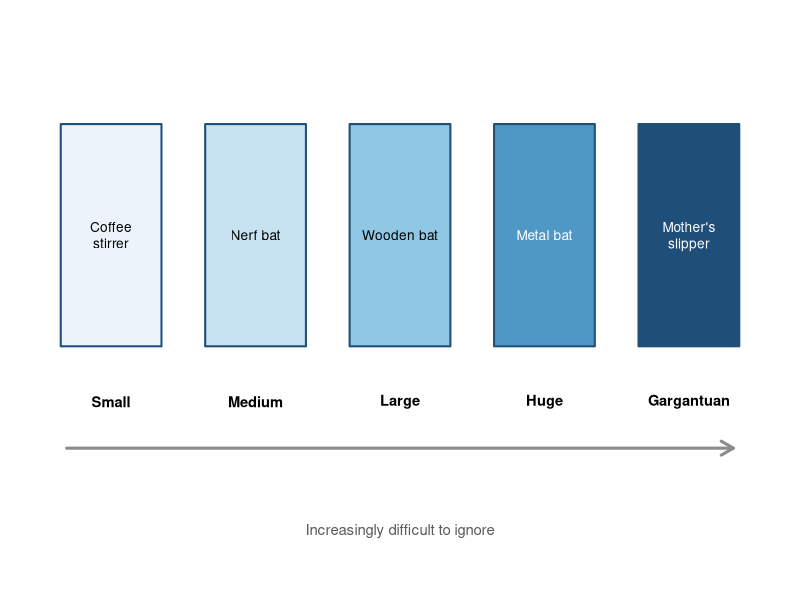
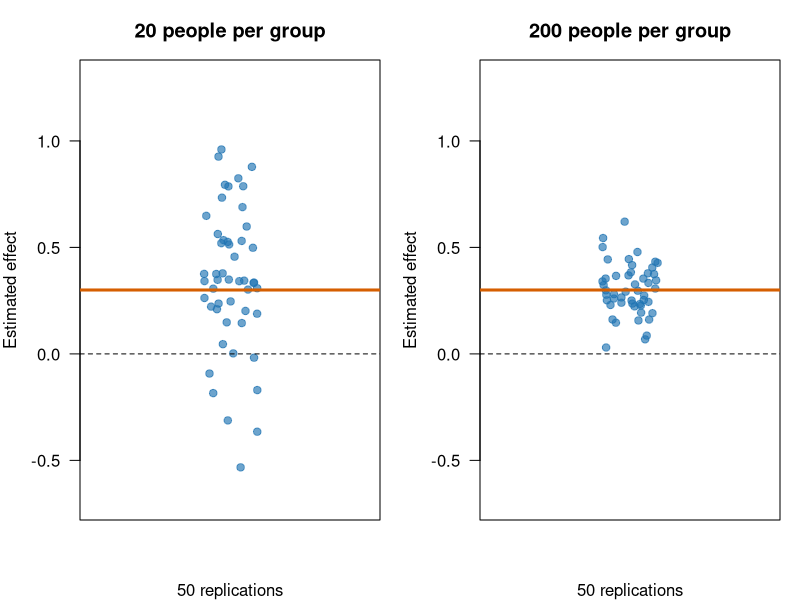
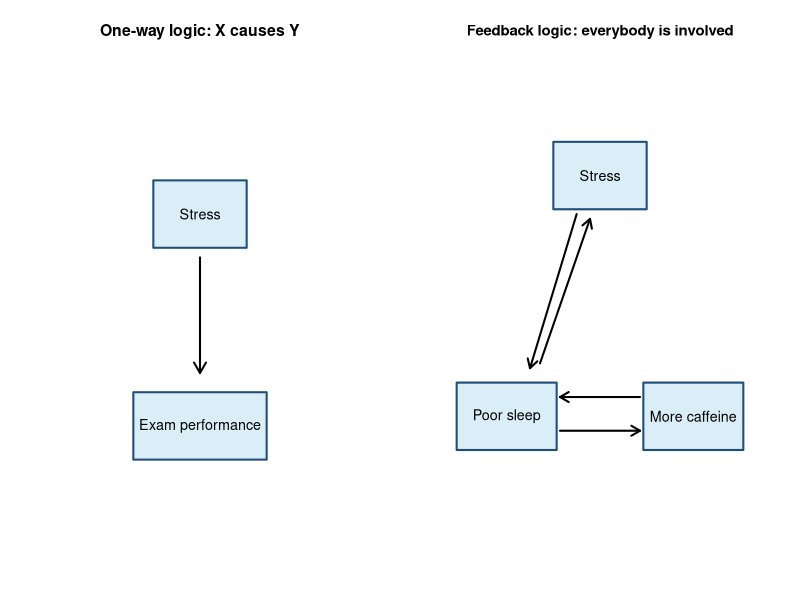
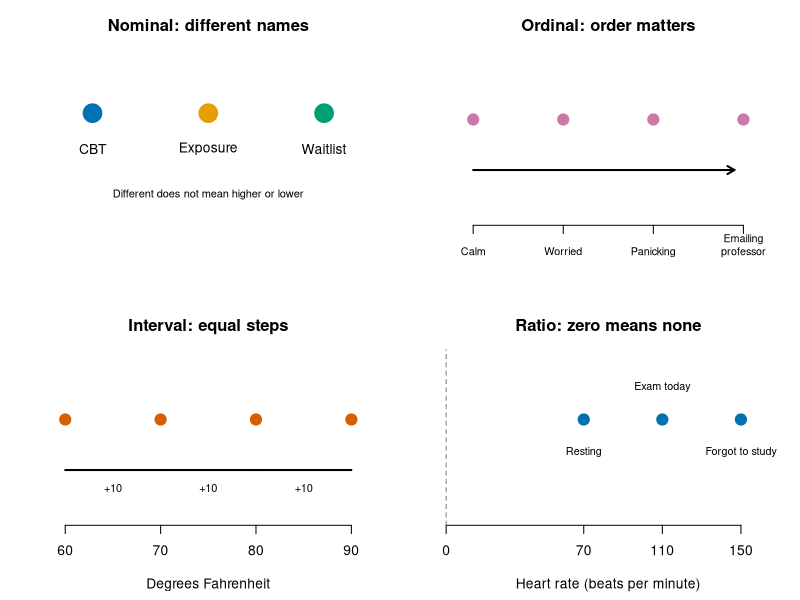
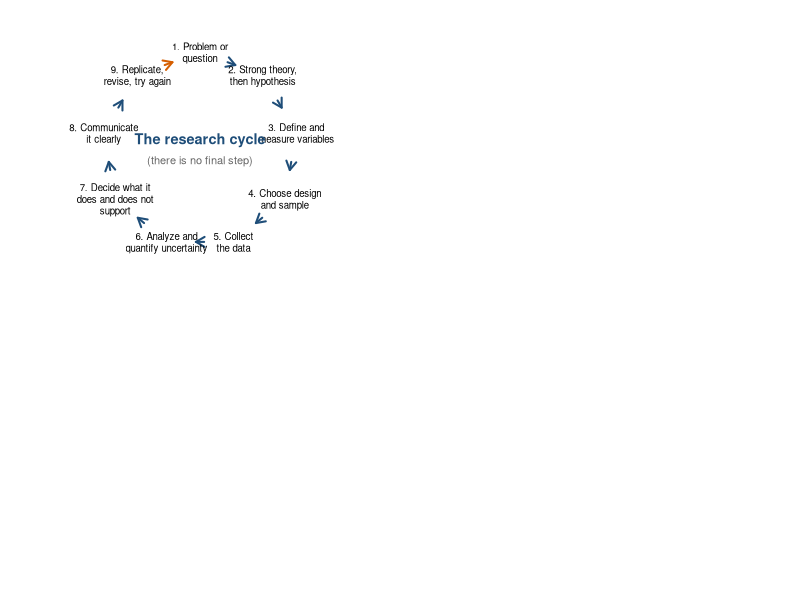

The R script that drew these images, in order:
## ---- chunk 1
knitr::opts_chunk$set(
  echo = FALSE,
  message = FALSE,
  warning = FALSE,
  fig.align = "center",
  fig.width = 7,
  fig.height = 4.2
)
## ---- chunk 2
#| fig-cap: "The official effect-size scale, ordered by regret."
#| fig-alt: "A horizontal arrow running left to right beneath five labeled boxes in increasing order of severity: coffee stirrer (small), Nerf bat (medium), wooden bat (large), metal bat (huge), and mother's slipper (gargantuan)."
#| fig-width: 8
#| fig-height: 2.1
par(mar = c(0, 0, 0, 0))
plot.new()
plot.window(xlim = c(0, 10), ylim = c(0, 3))

weapons <- c("Coffee\nstirrer", "Nerf bat", "Wooden bat", "Metal bat", "Mother's\nslipper")
sizes <- c("Small", "Medium", "Large", "Huge", "Gargantuan")
shades <- c("#EAF4FA", "#C7E2F0", "#8FC7E4", "#4F97C4", "#1F4E79")
text_col <- c("black", "black", "black", "white", "white")
x <- seq(1.1, 8.9, length.out = 5)

arrows(0.5, 0.7, 9.5, 0.7, length = 0.14, lwd = 3, col = "gray55")

for (i in seq_along(x)) {
  rect(x[i] - 0.68, 1.25, x[i] + 0.68, 2.45,
       col = shades[i], border = "#1F4E79", lwd = 2)
  text(x[i], 1.85, weapons[i], cex = 0.82, col = text_col[i])
  text(x[i], 0.95, sizes[i], cex = 0.88, font = 2)
}

text(5, 0.25, "Increasingly difficult to ignore", cex = 0.9, col = "gray35")
## ---- chunk 3
#| fig-cap: "A real effect can produce wildly different estimates in small studies. Each point is one simulated replication; the orange line is the true effect."
#| fig-alt: "Two strip charts of 50 simulated study results each. With 20 people per group, the estimated effects scatter widely from below zero to above one. With 200 people per group, the estimates cluster tightly around the true effect of 0.30, marked by a horizontal line on both panels."
set.seed(343)

simulate_differences <- function(n_per_group, repetitions = 50, true_effect = 0.30) {
  replicate(repetitions, {
    control <- rnorm(n_per_group, mean = 0, sd = 1)
    treatment <- rnorm(n_per_group, mean = true_effect, sd = 1)
    mean(treatment) - mean(control)
  })
}

small_sample <- simulate_differences(20)
large_sample <- simulate_differences(200)

par(mfrow = c(1, 2), mar = c(4, 4, 3, 1), las = 1)

stripchart(small_sample,
  method = "jitter", vertical = TRUE, pch = 19,
  col = rgb(0.12, 0.45, 0.70, 0.65),
  ylim = c(-0.7, 1.3), ylab = "Estimated effect",
  main = "20 people per group", xlab = "50 replications"
)
abline(h = 0.30, col = "#D55E00", lwd = 3)
abline(h = 0, lty = 2)

stripchart(large_sample,
  method = "jitter", vertical = TRUE, pch = 19,
  col = rgb(0.12, 0.45, 0.70, 0.65),
  ylim = c(-0.7, 1.3), ylab = "Estimated effect",
  main = "200 people per group", xlab = "50 replications"
)
abline(h = 0.30, col = "#D55E00", lwd = 3)
abline(h = 0, lty = 2)
## ---- chunk 4
#| fig-cap: "One-way causal logic gives us a direction. Feedback logic gives us a small committee of variables making one another worse."
#| fig-alt: "Two box-and-arrow diagrams side by side. On the left, a single arrow points down from a box labeled Stress to a box labeled Exam performance. On the right, three boxes labeled Stress, Poor sleep, and More caffeine are joined by arrows running in both directions, so every variable both causes and is caused by the others."
#| fig-width: 8.5
#| fig-height: 4.5
draw_box <- function(x, y, label, width = 0.28, height = 0.14, color = "#D9EEF7") {
  rect(x - width / 2, y - height / 2, x + width / 2, y + height / 2,
       col = color, border = "#1F4E79", lwd = 2)
  text(x, y, label, cex = 0.86)
}

par(mfrow = c(1, 2), mar = c(1, 1, 3, 1))

plot.new()
plot.window(xlim = c(0, 1), ylim = c(0, 1))
title("One-way logic: X causes Y", cex.main = 0.95)
draw_box(0.50, 0.72, "Stress")
draw_box(0.50, 0.28, "Exam performance", width = 0.40)
arrows(0.50, 0.63, 0.50, 0.39, length = 0.12, lwd = 2)

plot.new()
plot.window(xlim = c(0, 1), ylim = c(0, 1))
title("Feedback logic: everybody is involved", cex.main = 0.90)
draw_box(0.50, 0.80, "Stress")
draw_box(0.22, 0.30, "Poor sleep", width = 0.30)
draw_box(0.78, 0.30, "More caffeine", width = 0.30)
arrows(0.43, 0.72, 0.29, 0.40, length = 0.10, lwd = 2)
arrows(0.32, 0.41, 0.47, 0.71, length = 0.10, lwd = 2)
arrows(0.38, 0.27, 0.62, 0.27, length = 0.10, lwd = 2)
arrows(0.62, 0.34, 0.38, 0.34, length = 0.10, lwd = 2)
## ---- chunk 5
#| fig-cap: "Four scales of measurement. The pictures are simple; the assumptions hiding underneath them are not."
#| fig-alt: "Four small panels. Nominal shows three unordered colored dots labeled CBT, Exposure, and Waitlist. Ordinal shows four dots in increasing order from Calm to Emailing professor, with an arrow indicating direction. Interval shows four equally spaced points at 60, 70, 80, and 90 degrees Fahrenheit, each gap marked plus ten. Ratio shows three heart-rate points on an axis that starts at a meaningful zero."
par(mfrow = c(2, 2), mar = c(4.5, 2, 3, 1), las = 1)

# Nominal
plot(c(1, 2, 3), rep(1, 3), type = "n", axes = FALSE,
     xlim = c(0.6, 3.4), ylim = c(0.35, 1.35),
     xlab = "", ylab = "", main = "Nominal: different names")
points(c(1, 2, 3), rep(1, 3), pch = 19, cex = 3,
       col = c("#0072B2", "#E69F00", "#009E73"))
text(c(1, 2, 3), rep(0.78, 3), c("CBT", "Exposure", "Waitlist"))
text(2, 0.50, "Different does not mean higher or lower", cex = 0.80)

# Ordinal
plot(1:4, rep(1, 4), type = "n", axes = FALSE,
     xlim = c(0.7, 4.3), ylim = c(0.45, 1.35),
     xlab = "", ylab = "", main = "Ordinal: order matters")
axis(1, at = 1:4, labels = c("Calm", "Worried", "Panicking", "Emailing\nprofessor"), cex.axis = 0.78)
points(1:4, rep(1, 4), pch = 19, cex = 1.8, col = "#CC79A7")
arrows(1, 0.72, 3.9, 0.72, length = 0.08, lwd = 2)

# Interval
temps <- c(60, 70, 80, 90)
plot(temps, rep(1, 4), type = "n", axes = FALSE,
     xlim = c(58, 92), ylim = c(0.45, 1.35),
     xlab = "Degrees Fahrenheit", ylab = "", main = "Interval: equal steps")
axis(1, at = temps)
points(temps, rep(1, 4), pch = 19, cex = 1.8, col = "#D55E00")
segments(temps[-4], 0.72, temps[-1], 0.72, lwd = 2)
text(c(65, 75, 85), 0.62, "+10", cex = 0.8)

# Ratio
heart_rate <- c(70, 110, 150)
plot(heart_rate, rep(1, 3), type = "n", xlim = c(0, 165), axes = FALSE,
     ylim = c(0.45, 1.35), xlab = "Heart rate (beats per minute)",
     ylab = "", main = "Ratio: zero means none")
axis(1, at = c(0, heart_rate))
abline(v = 0, lty = 2, col = "gray50")
points(heart_rate, rep(1, 3), pch = 19, cex = 1.8, col = "#0072B2")
text(heart_rate, c(0.82, 1.18, 0.82),
     c("Resting", "Exam today", "Forgot to study"), cex = 0.78)
## ---- chunk 6
#| fig-cap: "The research cycle. Step 9 is an arrow back to step 1, which is why science is a repair process rather than a finish line."
#| fig-alt: "Nine steps arranged in a circle with arrows running clockwise from each step to the next: question, hypothesis, define and measure variables, design and sample, collect data, analyze and quantify uncertainty, decide what is supported, communicate, and replicate and revise. A final arrow runs from replicate and revise back to question, closing the loop."
#| fig-width: 7.5
#| fig-height: 6.4
steps <- c(
  "1. Problem or\nquestion",
  "2. Strong theory,\nthen hypothesis",
  "3. Define and\nmeasure variables",
  "4. Choose design\nand sample",
  "5. Collect\nthe data",
  "6. Analyze and\nquantify uncertainty",
  "7. Decide what it\ndoes and does not\nsupport",
  "8. Communicate\nit clearly",
  "9. Replicate,\nrevise, try again"
)

n <- length(steps)
angles <- pi / 2 - 2 * pi * (seq_len(n) - 1) / n
x <- cos(angles)
y <- sin(angles)

par(mar = c(0, 0, 0, 0))
plot.new()
plot.window(xlim = c(-1.42, 1.42), ylim = c(-1.42, 1.42), asp = 1)

gap <- 0.30
for (i in seq_len(n)) {
  j <- if (i == n) 1 else i + 1
  dx <- x[j] - x[i]
  dy <- y[j] - y[i]
  len <- sqrt(dx^2 + dy^2)
  ux <- dx / len
  uy <- dy / len
  arrows(
    x[i] + ux * gap, y[i] + uy * gap,
    x[j] - ux * gap, y[j] - uy * gap,
    length = 0.10, lwd = 2,
    col = if (i == n) "#D55E00" else "#1F4E79"
  )
}

for (i in seq_len(n)) {
  text(x[i], y[i], steps[i], cex = 0.70)
}

text(0, 0.10, "The research cycle", cex = 1.05, font = 2, col = "#1F4E79")
text(0, -0.12, "(there is no final step)", cex = 0.80, col = "gray40")
